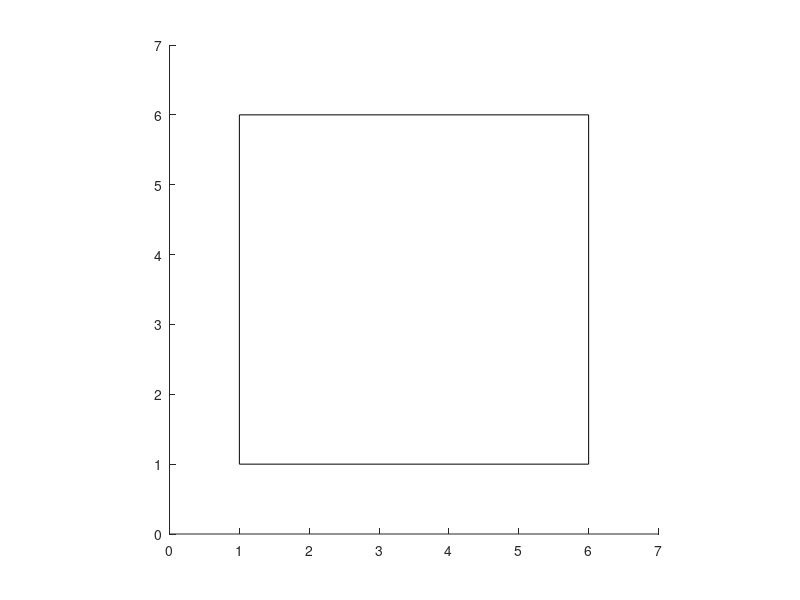

This chart was generated by the following MATLAB code: (Note: this script raises an error after producing the figure.)
Ax = 1; Ay = 6;
Bx = 6; By = 6;
Cx = 6; Cy = 1;
Dx = 1; Dy = 1;

x = 0.1;
x1 = 0.2;
x2 = x;
x3 = x;
x4 = x;

X=[1 1;1 1];
rectangle('Position', [1 1 5 5])
axis equal
axis([0 7 0 7])

hold on;
plot(Ax,Ay,'O',"Color",[1,0,0]);
plot(Bx,By,'O',"Color",[0,1,0]);
plot(Cx,Cy,'O',"Color",[0,0,1]);
plot(Dx,Dy,'O',"Color",[0,0,0]);
pause(1);
% Jak w Kod 4 %

while any(abs(X) > 0.2, 'all')
    rectangle('Position', [1 1 5 5])
    axis equal
    axis([0 7 0 7])
      
    Vab = [Bx-Ax, By-Ay];
    V1 = Vab .* x1;
    ax = Ax; ay = Ay;
    Ax = Ax + V1(1);
    Ay = Ay + V1(2);
    dA = dA + sqrt((Ax-ax)^2+(Ay-ay)^2);
    
    Vbc = [Cx-Bx, Cy-By];
    V2 = Vbc .* x2;
    bx = Bx; by = By;
    Bx = Bx + V2(1);
    By = By + V2(2);
    dB = dB + sqrt((Bx-bx)^2+(By-by)^2);
    
    Vcd = [Dx-Cx, Dy-Cy];
    V3 = Vcd .* x3;
    cx = Cx; cy = Cy;
    Cx = Cx + V3(1);
    Cy = Cy + V3(2);
    dC = dC + sqrt((Cx-cx)^2+(Cy-cy)^2);
    
    Vda = [Ax-Dx, Ay-Dy];
    V4 = Vda .* x4;
    dx = Dx; dy = Dy;
    Dx = Dx + V4(1);
    Dy = Dy + V4(2);
    dD = dD + sqrt((Dx-dx)^2+(Dy-dy)^2);
    
    X=[Vab Vbc;Vcd Vda];

    plot(Ax,Ay,'O',"Color",[1,0,0]);
    plot(Bx,By,'O',"Color",[0,1,0]);
    plot(Cx,Cy,'O',"Color",[0,0,1]);
    plot(Dx,Dy,'O',"Color",[0,0,0]);
    pause(0.1);
end

disp(dA)
disp(dB)
disp(dC)
disp(dD)